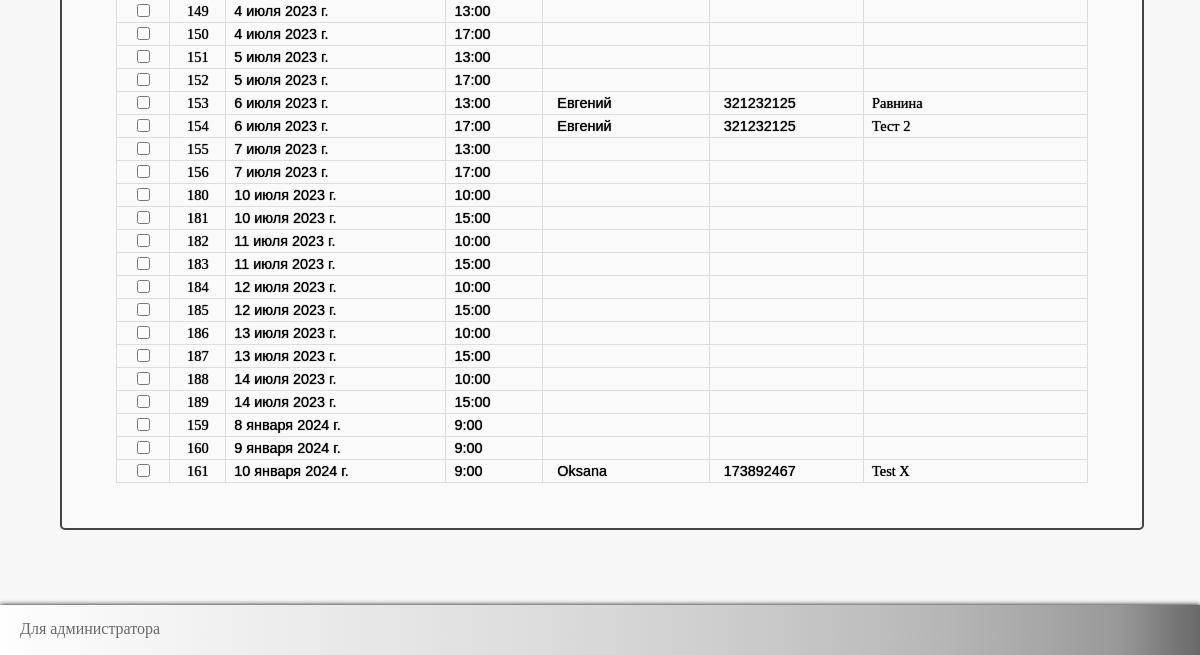
Page /home/manager/booking_table (signed in, lower part) on the earlier database version.
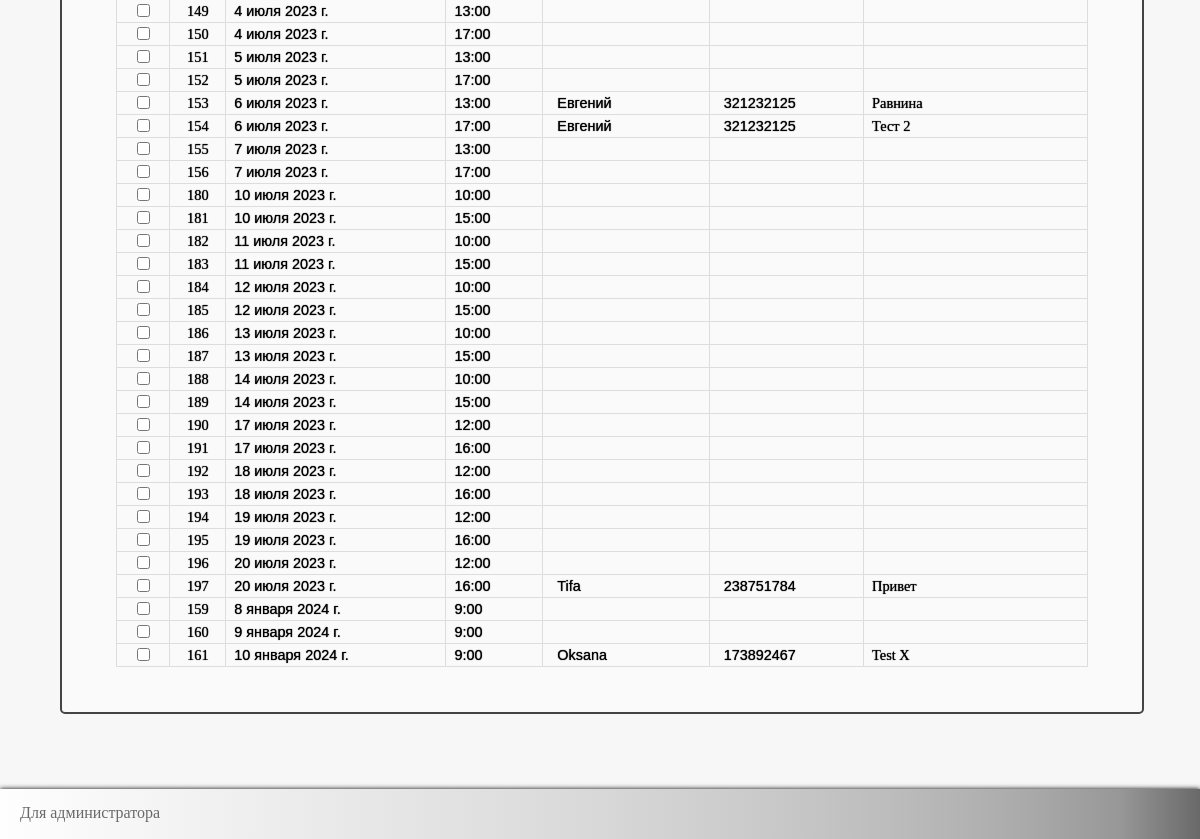
Same page on the later database version.
### client/models.py (models this page shows, shortened)
class Booked(models.Model):
    datetime = models.DateTimeField('Дата бронирования', unique=True)
    client = models.ForeignKey(Client, null=True, on_delete=models.SET_NULL, blank=True)
    comment = models.TextField('Комментарий', blank=True)
    class Meta:
        verbose_name = "Бронь"
        verbose_name_plural = "Бронирование"

class Client(models.Model):
    name = models.CharField("Имя", max_length=20)
    phone = models.IntegerField("Телефон", unique=True)
    ban = models.BooleanField()
    history = models.TextField("История клиента", blank=True)
    class Meta:
        verbose_name = "Клиент"
        verbose_name_plural = "Клиенты"

### client/views.py (the view)
# urls.py: path('manager/booking_table', views.manager_booking_table, name="manager_booking_table"),
def manager_booking_table(request: HttpRequest) -> HttpResponse:
    if not request.user.is_authenticated:
        return redirect(manager_logged_in)
    the_tittle = "База бронирования"
    booking = Booked.objects.all().order_by("datetime")
    search = request.GET.get("searchBooking")
    if search is not None:
        booking = Booked.objects.filter(datetime__icontains=search). \
            union(Booked.objects.filter(client__name__icontains=search)). \
            union(Booked.objects.filter(client__phone__icontains=search)). \
            union(Booked.objects.filter(comment__icontains=search))
    return render(request, "client/manager_booking_table.html", context={"the_tittle": the_tittle,
                                                                         "booking": booking,
                                                                         })

### client/templates/client/manager_booking_table.html (shortened to what this page needs)
{% extends 'client/manager.html' %}
{% load static %}
{% block stylelink %}
<link rel="stylesheet" href="{% static 'client/css/managerstyle.css' %}">
<link rel="stylesheet" href="{% static 'client/css/mmanagerstyle.css' %}">
{% endblock %}
{% block table%}
<div class="main_manager">
    <div id="bookingBlock">
        <br/>
        <br/>
        <div class="tableDivStyle">
            <table>
            {% for book in booking %}
            <tr>
                <td class="tableCheckClient">
                    <input id="check{{book.id}}" class="checkbox_booking" type="checkbox"/>
                </td>
                <td class="tableIDClient">
                    {{book.id}}
                </td>
                <td class="tableDateBooking">
                    <div>{{book.datetime.date}}</div>
                </td>
                <td class="tableTimeBooking">
                    <div>{{book.datetime.time}}</div>
                </td>
                <td class="tableNameClient">
                    <div>{{book.client.name}}</div>
                </td>
                <td class="tableTelClient">
                    <div>{{book.client.phone}}</div>
                </td>
                <td class="tableCommentClient">
                    <div>{{book.comment}}</div>
                </td>
            </tr>
            {% endfor %}
        </table>
        </div>
    </div>
</div>
{% endblock%}

Differences in the rows shown:
added Booked: id "190", datetime "17 июля 2023 г.", datetime.time "12:00"
added Booked: id "191", datetime "17 июля 2023 г.", datetime.time "16:00"
added Booked: id "192", datetime "18 июля 2023 г.", datetime.time "12:00"
added Booked: id "193", datetime "18 июля 2023 г.", datetime.time "16:00"
added Booked: id "194", datetime "19 июля 2023 г.", datetime.time "12:00"
added Booked: id "195", datetime "19 июля 2023 г.", datetime.time "16:00"
added Booked: id "196", datetime "20 июля 2023 г.", datetime.time "12:00"
added Booked: id "197", datetime "20 июля 2023 г.", datetime.time "16:00", client.name "Tifa", client.phone "238751784", comment "Привет"
